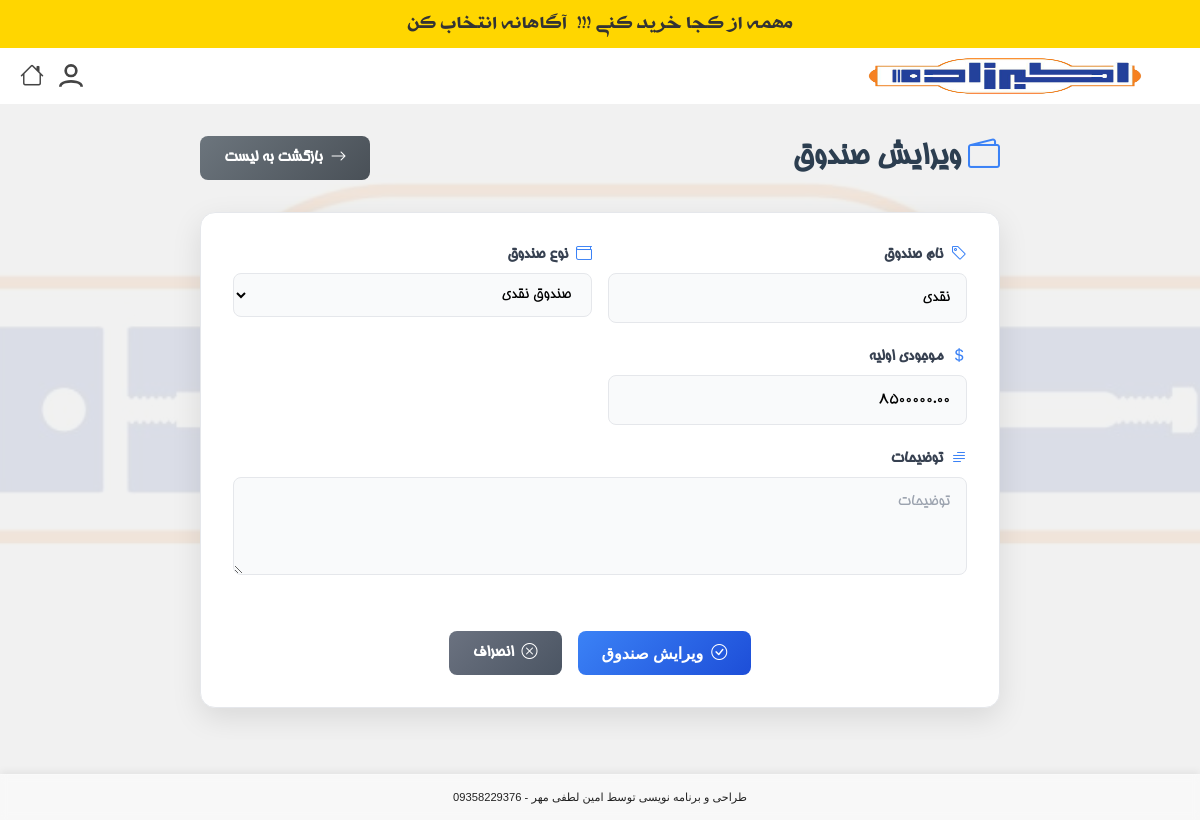
Page /accounting/funds/9/edit/ (signed in) on the earlier database version.
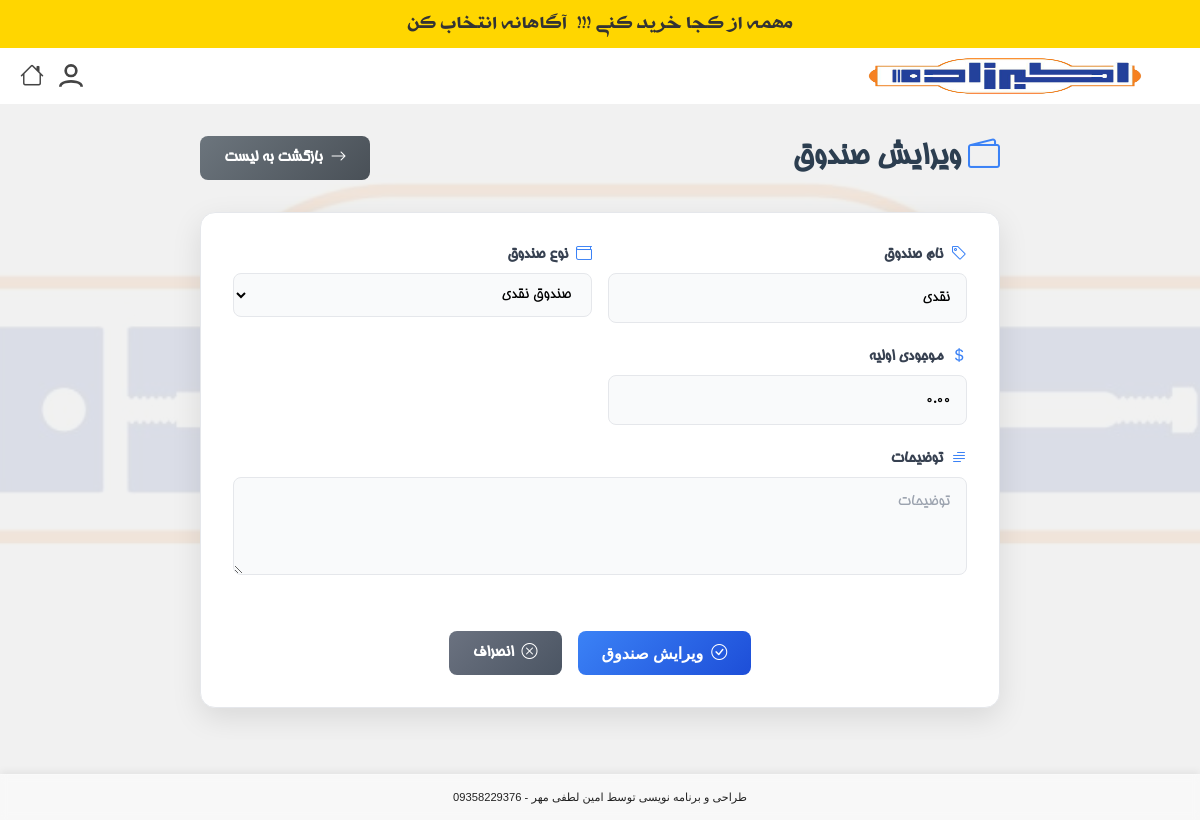
Same page on the later database version.
### products/models.py (models this page shows, shortened)
class Fund(models.Model):
    FUND_TYPES = [
        ('CASH', 'صندوق نقدی'),
        ('BANK', 'حساب بانکی'),
        ('PETTY_CASH', 'تنخواه'),
    ]
    name = models.CharField(max_length=100, verbose_name="نام صندوق")
    fund_type = models.CharField(max_length=20, choices=FUND_TYPES, verbose_name="نوع صندوق")
    initial_balance = models.DecimalField(max_digits=18, decimal_places=2, default=0, verbose_name="موجودی اولیه")
    current_balance = models.DecimalField(max_digits=18, decimal_places=2, default=0, verbose_name="موجودی فعلی")
    bank_name = models.CharField(max_length=100, blank=True, verbose_name="نام بانک")
    account_number = models.CharField(max_length=50, blank=True, verbose_name="شماره حساب")
    sheba_number = models.CharField(max_length=26, blank=True, verbose_name="شماره شبا")
    is_active = models.BooleanField(default=True, verbose_name="فعال")
    description = models.TextField(blank=True, verbose_name="توضیحات")
    created_by = models.ForeignKey(User, on_delete=models.PROTECT, verbose_name="ایجاد کننده")
    created_at = models.DateTimeField(auto_now_add=True, verbose_name="تاریخ ایجاد")
    updated_at = models.DateTimeField(auto_now=True, verbose_name="تاریخ ویرایش")
    class Meta:
        verbose_name = "صندوق"
        verbose_name_plural = "صندوق‌ها"
        ordering = ['fund_type', 'name']

### products/views.py (the view)
# urls.py: path('accounting/funds/<int:fund_id>/edit/', views.fund_edit_view, name='fund_edit'),
@login_required
@group_required('حسابداری')
def fund_edit_view(request, fund_id):
    fund = get_object_or_404(Fund, id=fund_id)
    if request.method == 'POST':
        form = FundForm(request.POST, instance=fund)
        if form.is_valid():
            old_initial_balance = fund.initial_balance
            fund = form.save(commit=False)
            if fund.initial_balance != old_initial_balance:
                balance_difference = fund.initial_balance - old_initial_balance
                fund.current_balance += balance_difference
            fund.save()
            messages.success(request, 'صندوق با موفقیت ویرایش شد.')
            return redirect('products:fund_list')
    else:
        form = FundForm(instance=fund)
    return render(request, 'products/fund_form.html', {
        'form': form,
        'fund': fund,
        'title': 'ویرایش صندوق'
    })

### products/context_processors.py (called while the page is built)
def recent_orders_processor(request):
    recent_orders_count = 0
    if request.user.is_authenticated:
        recent_orders_count = Order.objects.filter(customer__created_by=request.user).order_by('-created_at')[:5].count()
    return {'recent_orders_count': recent_orders_count}

def notifications_processor(request):
    if request.user.is_authenticated and request.user.groups.filter(name='مدیر').exists():
        unread_notifications = Notification.objects.filter(target_user=request.user, read=False).order_by('-created_at')
        return {'unread_notifications': unread_notifications}
    return {'unread_notifications': []}

### products/forms.py (called while the page is built)
    def set_required_fields(self, fund_type):
        if fund_type == 'BANK':
            self.fields['bank_name'].required = True
            self.fields['account_number'].required = True
        else:
            self.fields['bank_name'].required = False
            self.fields['account_number'].required = False

### products/views.py (called while the page is built)
def group_required(group_name):
    def decorator(view_func):
        @wraps(view_func)
        def _wrapped_view(request, *args, **kwargs):
            if request.user.groups.filter(name=group_name).exists():
                return view_func(request, *args, **kwargs)
            else:
                messages.error(request, "You do not have permission to access this page.")
                return redirect('products:login')
        return _wrapped_view
    return decorator

### products/templates/products/fund_form.html (shortened to what this page needs)
{% extends "products/base.html" %}
{% block content %}
<div class="fund-form-container">
    <div class="page-header">
        <h1 class="page-title">
            <i class="bi bi-wallet2"></i>
            {{ title }}
        </h1>
        <a href="{% url 'products:fund_list' %}" class="back-btn">
            <i class="bi bi-arrow-right"></i>
            بازگشت به لیست
        </a>
    </div>
    <div class="form-card">
        <form method="post" class="fund-form" id="fundForm">
            <div class="form-row">
                <div class="form-group">
                    <label for="{{ form.name.id_for_label }}">
                        <i class="bi bi-tag"></i> نام صندوق
                    </label>
                    {{ form.name }}
                </div>
                <div class="form-group">
                    <label for="{{ form.fund_type.id_for_label }}">
                        <i class="bi bi-wallet"></i> نوع صندوق
                    </label>
                    {{ form.fund_type }}
                </div>
            </div>
            <div class="form-row">
                <div class="form-group">
                    <label for="{{ form.initial_balance.id_for_label }}">
                        <i class="bi bi-currency-dollar"></i> موجودی اولیه
                    </label>
                    {{ form.initial_balance }}
                </div>
            </div>
            <div class="form-group full-width">
                <label for="{{ form.description.id_for_label }}">
                    <i class="bi bi-text-paragraph"></i> توضیحات
                </label>
                {{ form.description }}
            </div>
            <div class="form-actions">
                <button type="submit" class="btn btn-primary">
                    <i class="bi bi-check-circle"></i>
                    {% if fund %}ویرایش صندوق{% else %}ایجاد صندوق{% endif %}
                </button>
                <a href="{% url 'products:fund_list' %}" class="btn btn-secondary">
                    <i class="bi bi-x-circle"></i> انصراف
                </a>
            </div>
        </form>
    </div>
</div>
<link rel="stylesheet" href="https://cdn.jsdelivr.net/npm/bootstrap-icons@1.10.5/font/bootstrap-icons.css">
{% endblock %}

### products/templates/products/base.html (shortened to what this page needs)
<!DOCTYPE html>
<html lang="fa" dir="rtl">
<head>
    {% load static %}
    {% load custom_filters %}
    <link rel="stylesheet" href="https://cdnjs.cloudflare.com/ajax/libs/font-awesome/5.15.4/css/all.min.css">
<link href='https://unpkg.com/boxicons@2.1.4/css/boxicons.min.css' rel='stylesheet'>
<link rel="stylesheet" href="https://cdn.jsdelivr.net/npm/bootstrap-icons@1.10.5/font/bootstrap-icons.css">
</head>
<body class="{% if request.user.groups.all.0.name == 'مشتری' %}is-customer{% elif request.user.groups.all.0.name == 'ویزیتور' %}is-visitor{% endif %}">
<div class="promo-topbar">
    <span> مهمه از کجا خرید کنی !!! </span>
    <img src="" alt="Promo Logo" class="promo-logo"> <span>آگاهانه انتخاب کن</span>
</div>
<div class="dk-header-bg">
<div class="dk-header-main" style="order: 2;">
        <div class="dk-header-logo" style="order:1;">
            <a href="{% if user.is_authenticated and user.groups.all.0.name == 'مدیر' %}
                        {% url 'products:manager_dashboard' %}
                    {% elif user.is_authenticated and user.groups.all.0.name == 'انباردار' %}
                        {% url 'products:warehouse_panel' %}
                    {% elif user.is_authenticated and user.groups.all.0.name == 'حسابداری' %}
                        {% url 'products:accounting_panel' %}
                    {% else %}
                        {% url 'products:product_list' %}
                    {% endif %}">
                <img src="{% static 'images/apg_logo.png' %}" alt="APG Logo">
            </a>
        </div>
        <div class="dk-header-icons" style="order:3;">
            {% block header_icons %}
            <div id="profile-icon-container" style="position:relative;">
                <button id="profile-icon-btn" class="dk-header-icon-btn" type="button" style="background:none; border:none;">
                    <svg><use xlink:href="#profileOff"></use></svg>
                </button>
            </div>
            {% endblock header_icons %}
            <a href="{% if user.is_authenticated and user.groups.all.0.name == 'مدیر' %}
                        {% url 'products:manager_dashboard' %}
                    {% elif user.is_authenticated and user.groups.all.0.name == 'انباردار' %}
                        {% url 'products:warehouse_panel' %}
                    {% elif user.is_authenticated and user.groups.all.0.name == 'حسابداری' %}
                        {% url 'products:accounting_panel' %}
                    {% else %}
                        {% url 'products:product_list' %}
                    {% endif %}" class="dk-header-icon-btn" title="خانه" style="margin-right:1px;">
                <i class="bi bi-house" style="font-size:24px;color:#444;"></i>
            </a>
        </div>
    </div>
</div>
<div class="container">
    {% block content %}
    {% endblock %}
</div>
<div class="footer-bar">
    طراحی و برنامه نویسی توسط امین لطفی مهر - 09358229376
</div>
</body>
</html>

### products/templates/products/fund_form.html (style rules this page uses)
.fund-form-container { width: 99%; max-width: 800px; margin: 0 auto; padding: 2rem; font-family: 'BHoma', sans-serif; }
.page-header { display: flex; justify-content: space-between; align-items: center; margin-bottom: 2rem; }
.page-title { color: #2c3e50; font-size: 2rem; font-weight: 700; margin: 0; display: flex; align-items: center; gap: 0.5rem; }
.page-title i { color: #3b82f6; }
.back-btn { background: linear-gradient(135deg, #6c757d, #495057); color: white; padding: 0.75rem 1.5rem; border: none; border-radius: 8px; font-size: 1rem; font-weight: 600; cursor: pointer; transition: all 0.3s ease; display: flex; align-items: center; gap: 0.5rem; text-decoration: none; }
.form-card { background: white; border-radius: 15px; padding: 2rem; box-shadow: 0 10px 30px rgba(0,0,0,0.1); border: 1px solid #e5e7eb; }
.fund-form { display: flex; flex-direction: column; gap: 1.5rem; }
.form-row { display: grid; grid-template-columns: 1fr 1fr; gap: 1rem; }
.form-group { display: flex; flex-direction: column; gap: 0.5rem; }
.form-group.full-width { grid-column: 1 / -1; }
.form-group label { font-weight: 600; color: #374151; display: flex; align-items: center; gap: 0.5rem; font-size: 1rem; }
.form-group label i { color: #3b82f6; }
.form-control { padding: 0.75rem 1rem; line-height: 1.5; font-size: 1rem; height: auto; box-sizing: border-box; font-family: 'BHoma', sans-serif; border: 1px solid #e5e7eb; border-radius: 8px; width: 100%; background-color: #f9fafb; transition: all 0.3s ease; }
.form-control::placeholder { color: #9ca3af; }
.form-actions { display: flex; gap: 1rem; justify-content: center; margin-top: 2rem; }
.btn { padding: 0.75rem 1.5rem; border: none; border-radius: 8px; font-size: 1rem; font-weight: 600; cursor: pointer; transition: all 0.3s ease; display: flex; align-items: center; gap: 0.5rem; text-decoration: none; }
.btn-primary { background: linear-gradient(135deg, #3b82f6, #1d4ed8); color: white; }
.btn-secondary { background: linear-gradient(135deg, #6b7280, #4b5563); color: white; }

Differences in the rows shown:
changed Fund "نقدی": initial_balance "8500000.00" → "0.00"
